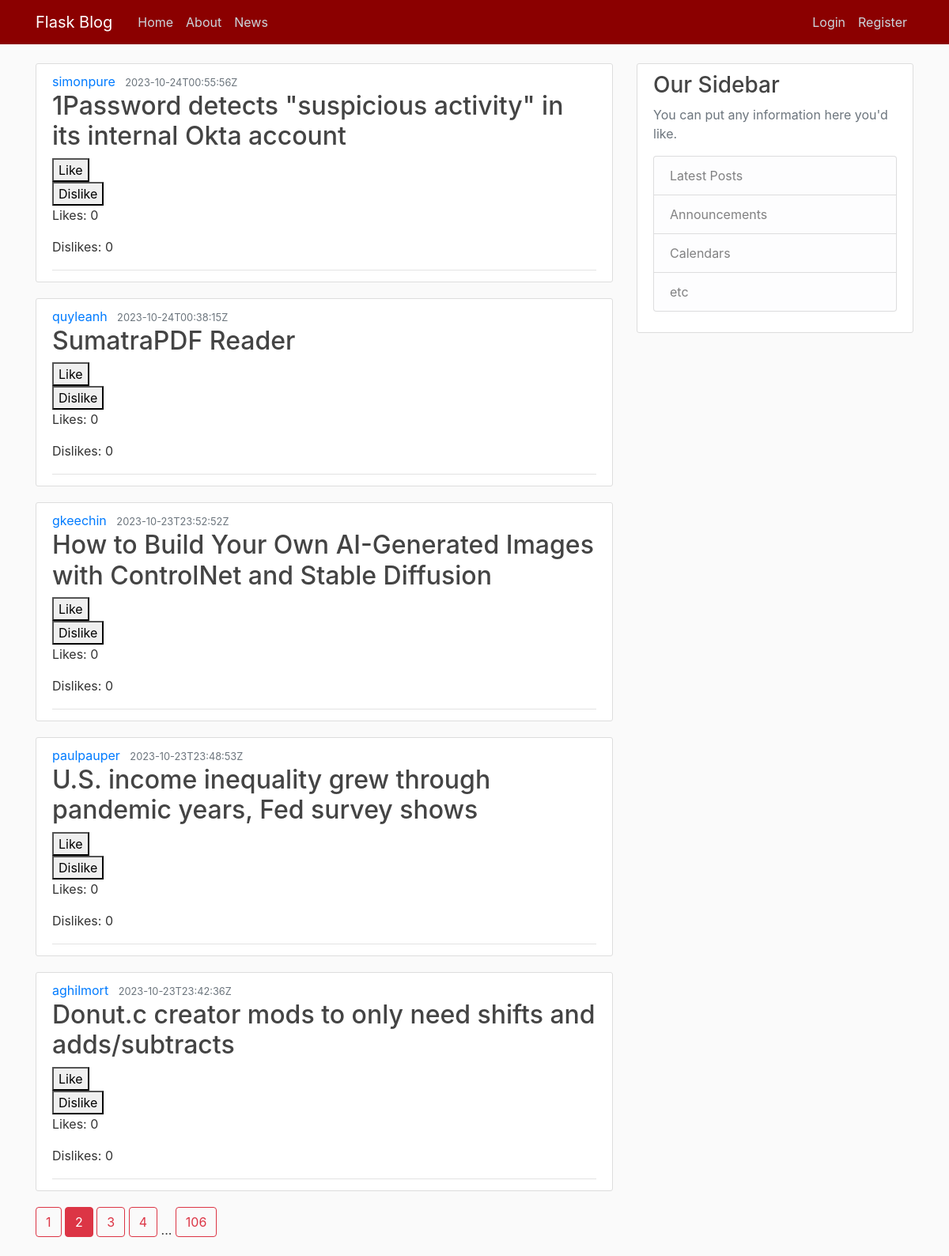
/news?page=2, run on the app's committed database.
### flaskblog.py (models this page shows, shortened)
class News(db.Model):
    id = db.Column(db.Integer, primary_key=True)
    title = db.Column(db.String(255), nullable=False)
    url = db.Column(db.String(255), nullable=False)
    by = db.Column(db.String(255), nullable=False)
    score = db.Column(db.Integer, nullable=False)
    time = db.Column(db.String(255), nullable=False)
    likes = db.relationship('LikesDislikes', backref = 'news', lazy = True)
    def get_likes_count(self):
        return LikesDislikes.query.filter_by(news_id=self.id, likes=True).count()
    def get_dislikes_count(self):
        return LikesDislikes.query.filter_by(news_id=self.id, likes=False).count()

### flaskblog.py (the view)
@app.route("/")
@app.route("/news")
def news():
    page = request.args.get('page', 1, type=int)
    with app.app_context():
	       news_items = News.query.options(joinedload(News.likes)
	       	).order_by(News.time.desc()
	       	).group_by(News.id).paginate(page=page, per_page=5)
    return render_template('news.html', title='News', news_items=news_items, session=session.get('user'), pretty=json.dumps(session.get('user')))

### templates/news.html
{% extends "layout.html" %}
{% block content %}
	{% for news_item in news_items.items %}
		<article class="media content-section">
		  <div class="media-body">
		    <div class="article-metadata">
		      <a class="mr-2" href="#">{{ news_item.by }}</a>
		      <small class="text-muted">{{ news_item.time }}</small>
		      <h2><a class="article-title" href="{{ news_item.url }}" target="_blank">{{ news_item.title }}</a></h2>
		      <div class="like-dislike-section">
		      	<form action="{{ url_for('like_news', news_id=news_item.id) }}" method="post">
		      		<button type="submit">Like</button>
		  	  	</form>
		  	  	<form action="{{ url_for('dislike_news', news_id=news_item.id) }}" method="post">
		  	  		<button type="submit">Dislike</button>
		  	  	</form>
		      </div>
		      <div class="counters">
		      	<p>Likes: {{ news_item.get_likes_count() }}</p>
		      	<p>Dislikes: {{ news_item.get_dislikes_count() }}</p>
		      </div>
		    </div>
		  </div>
		</article>
	{% endfor %}
	{% for page_num in news_items.iter_pages(left_edge=1, right_edge=1, left_current=1, right_current=2) %}
      {% if page_num %}
        {% if news_items.page == page_num %}
          <a class="btn btn-danger mb-4" href="{{ url_for('news', page=page_num) }}">{{ page_num }}</a>
        {% else %}
          <a class="btn btn-outline-danger mb-4" href="{{ url_for('news', page=page_num) }}">{{ page_num }}</a>
        {% endif %}
      {% else %}
        ...
      {% endif %}
    {% endfor %}
{% endblock content %}

### static/main.css (style rules this page uses)
body { background: #fafafa; color: #333333; margin-top: 5rem; }
h1, h2, h3, h4, h5, h6 { color: #444444; }
.content-section { background: #ffffff; padding: 10px 20px; border: 1px solid #dddddd; border-radius: 3px; margin-bottom: 20px; }
.article-title { color: #444444; }
.article-metadata { padding-bottom: 1px; margin-bottom: 4px; border-bottom: 1px solid #e3e3e3 }

### data on the page
News: by "simonpure", time "2023-10-24T00:55:56Z", title "1Password detects \"suspicious activity\" in its internal Okta account", get_likes_count "0", get_dislikes_count "0"
News: by "quyleanh", time "2023-10-24T00:38:15Z", title "SumatraPDF Reader", get_likes_count "0", get_dislikes_count "0"
News: by "gkeechin", time "2023-10-23T23:52:52Z", title "How to Build Your Own AI-Generated Images with ControlNet and Stable Diffusion", get_likes_count "0", get_dislikes_count "0"
News: by "paulpauper", time "2023-10-23T23:48:53Z", title "U.S. income inequality grew through pandemic years, Fed survey shows", get_likes_count "0", get_dislikes_count "0"
News: by "aghilmort", time "2023-10-23T23:42:36Z", title "Donut.c creator mods to only need shifts and adds/subtracts", get_likes_count "0", get_dislikes_count "0"

### other printed values
{{ page_num }} "1" "3" "4" "106"
{{ page_num }} "2"
